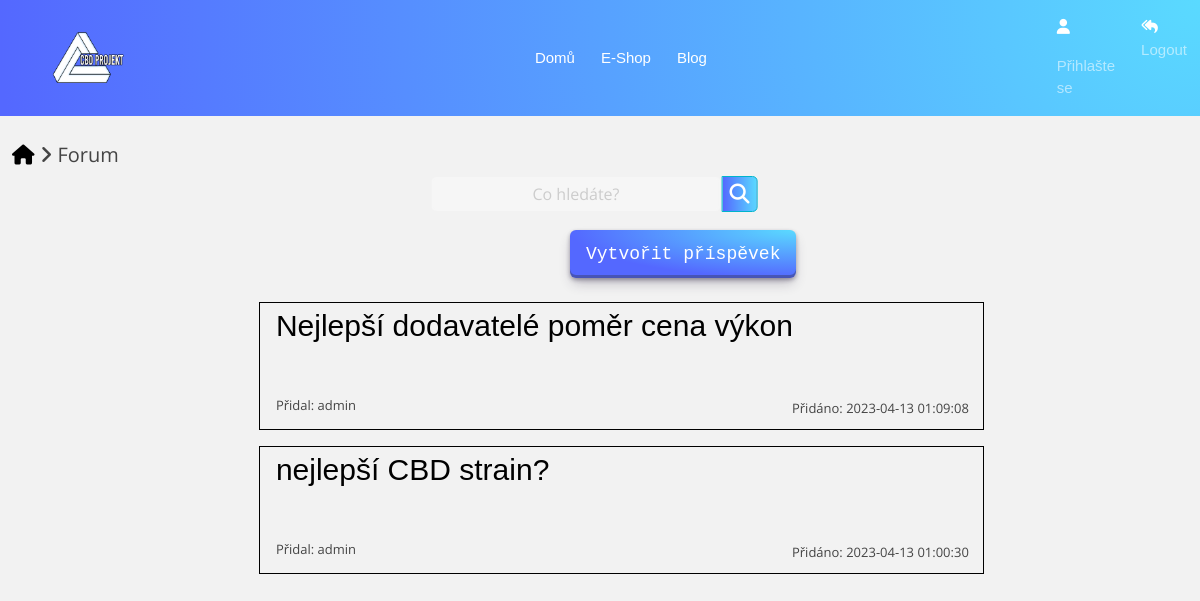
The app's page /Forum/forum_main.php, older data.
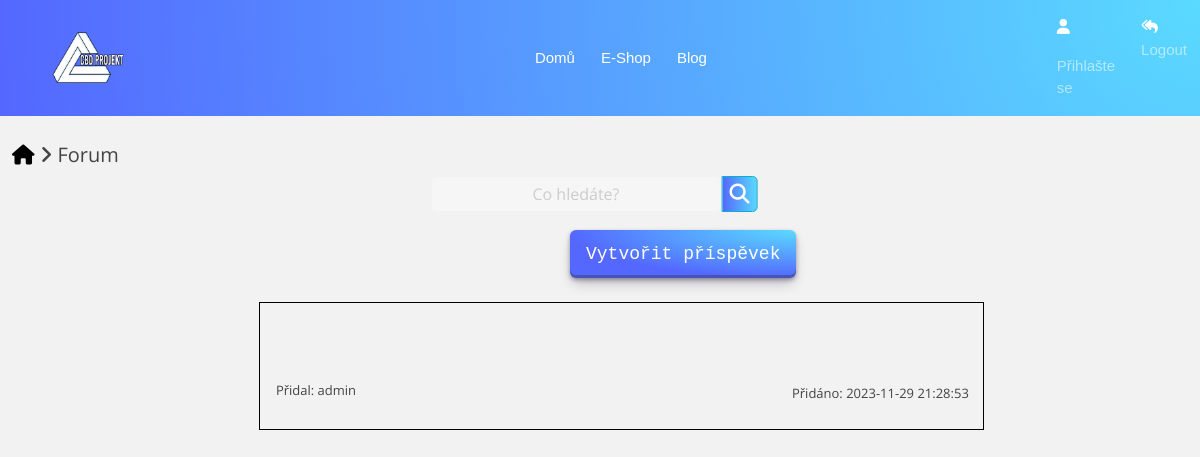
The same page, newer data.
### tables this page shows
CREATE TABLE `forum_post` (
  `id_post` int(11) NOT NULL,
  `id_kategorie` int(11) NOT NULL,
  `nazev_post` varchar(255) NOT NULL,
  `obsah` text NOT NULL,
  `uzivatel` varchar(255) NOT NULL,
  `datum_pridani` datetime NOT NULL DEFAULT current_timestamp() ON UPDATE current_timestamp()
);

### Forum/forum_main.php (the view, shortened to what this page needs)
<?php
$host = "localhost";
$username = "root";
$pass = "";
$db = "eshopfd";
$con = mysqli_connect($host, $username, $pass, $db);
$sql = "SELECT * FROM forum_post ORDER BY id_post DESC";
$query = mysqli_query($con, $sql);
?>
<!DOCTYPE html>
<head xmlns="http://www.w3.org/1999/html">
    <link rel="stylesheet" href="../css/design.css">
    <link rel="stylesheet" href="../css/forms.css">
    <link rel="stylesheet" href="../css/bootstrap-grid.css">
    <link rel="stylesheet" href="../css/bootstrap.css">
    <link rel="stylesheet" href="https://use.fontawesome.com/releases/v5.7.2/css/all.css"
>
    <link rel="stylesheet" href="../css/design.css">
    <link rel='stylesheet' href='https://cdn.jsdelivr.net/npm/bootstrap@5.0.1/dist/css/bootstrap.min.css'>
    <link rel='stylesheet' href='https://cdnjs.cloudflare.com/ajax/libs/font-awesome/5.15.3/css/all.min.css'>
    <link rel="stylesheet" href="../css/hamburger_menu.css">
    <link rel="stylesheet" href="../css/slideshow.css">
    <link rel="stylesheet" href="../css/komentare.css">
    <link rel="stylesheet" href="../css/produkty.css">
    <link rel="stylesheet" href="../css/navigace.css">
    <link rel="stylesheet" href="../css/forum.css">
    <link rel="stylesheet" href="../css/searchbar.css">
</head>
<nav class="navbar navbar-expand-lg navbar-dark bg-purple " style="background-image: radial-gradient(100% 1000% at 100% 0, #5adaff 0, #5468ff 100%);">
    <div class="mx-auto order-1 w-100">
        <a class="navbar-brand mx-lg-5" href="../index.php"><img class="logo" src="../images/Logo.png"> </a>
    </div>
    <div class="navbar-collapse collapse w-100 order-2  dual-collapse2 ">
        <ul class="navbar-nav ml-auto">
            <li class="nav-item">
                <a class="nav-link active" href='../index.php'>Domů</a>
            </li>
            <li class='nav-item'>
                <a class='nav-link active' href='../main.php'>E-Shop</a>
            </li>
            <li class='nav-item'>
                <a class='nav-link active' href='../blog/index.php'>Blog</a>
            </li>
        </ul>
    </div>
    <div class="navbar-collapse collapse w-25  order-3 dual-collapse2" style="position: sticky">
        <ul class="navbar-nav ml-auto">
            <li style='color: white' class="nav-item">
                <?php
                if ($_SESSION['ROLE'] == 'admin') {
                    echo "<a class='nav-link' href='admin/forum_admin.php'><i class='fa fa-user'></i> Admin</a>";
                } else {
                    echo'<a class="nav-link"><i class="fa fa-user"></i> '. $_SESSION['NAME'] .'</a>';
                }
                if (!isset($_SESSION['NAME'])) {
                    echo "<a class='nav-link' href='../login.php><i class='fa fa-user'></i> Přihlašte se</a>";
                }
                ?>
            <li class="nav-item">
                <a class='nav-link' href='../logout.php'><i class='fa fa-reply-all'></i> Logout</a>
            </li>
            </li>
        </ul>
    </div>
</nav>
<div class="navigace">
    <a href="../index.php"><i class="fa-solid fa-house"></i></a> <i class="fa-solid fa-angle-right"></i> Forum
</div>
<div class="container mt-5">
    <form method="POST" action="forum_search.php">
    <div class="wrap">
        <div class="search">
            <input type="text" name="search_term" class="searchTerm" placeholder="Co hledáte?">
                <button type="submit" class="searchButton">
                    <i class="fa fa-search"></i>
                </button>
        </div>
    </div>
    </form>
<a href="forum_create.php"><button class="button-29" style="position: relative; left: 33rem">Vytvořit příspěvek</button></a>
    <?php foreach($query as $q){
        ?>
            <div class="forum_prispevky">
                <a href="forum_post.php?id=<?php echo $q['id_post']?>"
                <div class="titul"><?php echo $q['nazev_post'];?></</div></a>
                    <div class="forum_uzivatel">Přidal: <?php echo $q['uzivatel'];?></div>
                    <div class="forum_datum">Přidáno: <?php echo $q['datum_pridani'];?></div>
</div>
    <?php }?>
</body>
</html>

Row changes from the older to the newer data that the page shows:
removed forum_post: nazev_post "Nejlepší dodavatelé poměr cena výkon", uzivatel "admin", datum_pridani "2023-04-13 01:09:08"
removed forum_post: nazev_post "nejlepší CBD strain?", uzivatel "admin", datum_pridani "2023-04-13 01:00:30"
added forum_post: uzivatel "admin", datum_pridani "2023-11-29 21:28:53"
